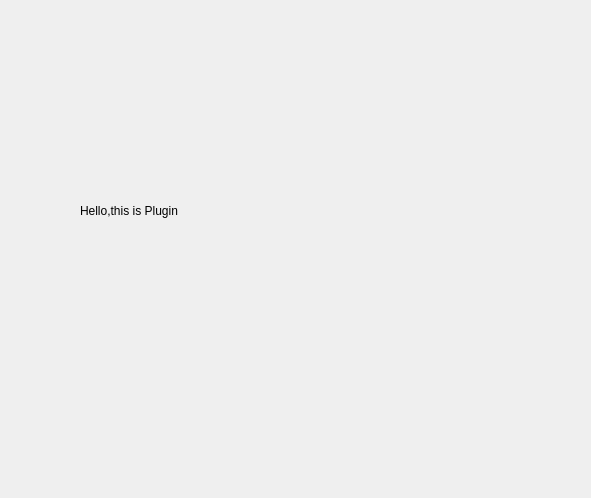
<?xml version="1.0" encoding="UTF-8"?>
<ui version="4.0">
 <class>Form</class>
 <widget class="QWidget" name="Form">
  <property name="geometry">
   <rect>
    <x>0</x>
    <y>0</y>
    <width>591</width>
    <height>498</height>
   </rect>
  </property>
  <property name="windowTitle">
   <string>Form</string>
  </property>
  <widget class="QLabel" name="label">
   <property name="geometry">
    <rect>
     <x>80</x>
     <y>120</y>
     <width>281</width>
     <height>181</height>
    </rect>
   </property>
   <property name="text">
    <string>Hello,this is Plugin</string>
   </property>
  </widget>
 </widget>
 <resources/>
 <connections/>
</ui>
